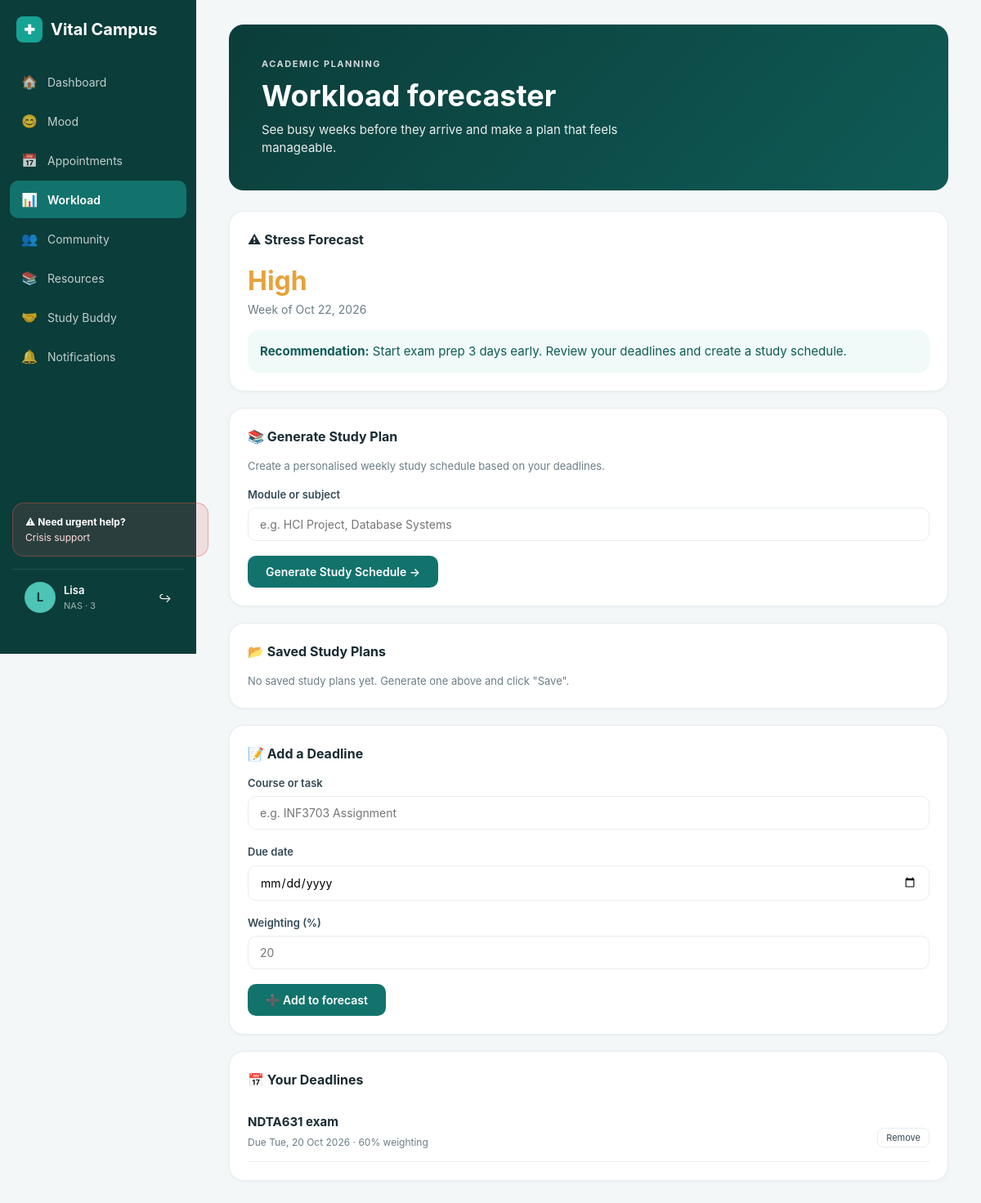
/workload (signed in), run on the app's committed database.
### database.py (models this page shows, shortened)
class User(UserMixin, db.Model):
    __tablename__ = 'users'
    id = db.Column(db.Integer, primary_key=True)
    user_id = db.Column(db.String(36), unique=True, nullable=False, default=lambda: str(uuid.uuid4()))
    student_number = db.Column(db.String(15), unique=True, nullable=False)
    preferred_name = db.Column(db.String(60), nullable=False)
    email = db.Column(db.String(120), unique=True, nullable=False)
    password = db.Column(db.String(200), nullable=False)
    faculty = db.Column(db.String(80), nullable=False)
    year_of_study = db.Column(db.SmallInteger, nullable=False)
    role = db.Column(db.String(20), default='student')
    is_active = db.Column(db.Boolean, default=True)
    created_at = db.Column(db.DateTime, default=datetime.utcnow)
    last_login = db.Column(db.DateTime, nullable=True)
    moods = db.relationship('MoodEntry', backref='user', lazy=True)
    appointments = db.relationship('Appointment', backref='user', lazy=True)
    posts = db.relationship('PeerPost', backref='user', lazy=True)
    notifications = db.relationship('Notification', backref='user', lazy=True)

class StressForecast(db.Model):
    __tablename__ = 'stress_forecasts'
    id = db.Column(db.Integer, primary_key=True)
    forecast_id = db.Column(db.String(36), unique=True, nullable=False, default=lambda: str(uuid.uuid4()))
    user_id = db.Column(db.Integer, db.ForeignKey('users.id'), nullable=False)
    forecast_date = db.Column(db.Date, nullable=False)
    stress_level = db.Column(db.String(20), nullable=False)
    recommendation = db.Column(db.Text, nullable=True)
    created_at = db.Column(db.DateTime, default=datetime.utcnow)

class Deadline(db.Model):
    __tablename__ = 'deadlines'
    id = db.Column(db.Integer, primary_key=True)
    user_id = db.Column(db.Integer, db.ForeignKey('users.id'), nullable=False)
    course = db.Column(db.String(100), nullable=False)
    due_date = db.Column(db.Date, nullable=False)
    weighting = db.Column(db.Integer, nullable=False, default=20)
    completed = db.Column(db.Boolean, default=False)
    created_at = db.Column(db.DateTime, default=datetime.utcnow)

### app.py (the view, shortened to what this page needs)
@app.route('/workload', methods=['GET', 'POST'])
@student_only
@login_required
def workload():
    today = date.today()
    forecast = StressForecast.query.filter_by(user_id=current_user.id)\
        .order_by(StressForecast.forecast_date.desc()).first()
    deadlines = Deadline.query.filter_by(user_id=current_user.id, completed=False)\
        .order_by(Deadline.due_date.asc()).all()
    saved_plans = Notification.query.filter_by(user_id=current_user.id, type='study_plan')\
        .order_by(Notification.sent_at.desc()).all()
    return render_template('workload.html',
                         forecast=forecast,
                         deadlines=deadlines,
                         saved_plans=saved_plans)

### app.py (called while the page is built)
@login_manager.user_loader
def load_user(user_id):
    return User.query.get(int(user_id))

def student_only(f):
    @wraps(f)
    def decorated(*args, **kwargs):
        if current_user.role == 'admin':
            flash('Admins use the admin panel.', 'info')
            return redirect(url_for('admin'))
        return f(*args, **kwargs)
    return decorated

### templates/workload.html (shortened to what this page needs)
<!DOCTYPE html>
<html lang="en">
<head>
    <link rel="stylesheet" href="{{ url_for('static', filename='css/style.css') }}">
</head>
<body>
    <div class="layout">
        <aside class="sidebar">
            <div>
                <div class="sidebar-brand"><div class="sidebar-brand-icon">✚</div><span>Vital Campus</span></div>
                <nav class="sidebar-nav">
                    <a href="{{ url_for('dashboard') }}"><i>🏠</i><span>Dashboard</span></a>
                    <a href="{{ url_for('mood') }}"><i>😊</i><span>Mood</span></a>
                    <a href="{{ url_for('booking') }}"><i>📅</i><span>Appointments</span></a>
                    <a href="{{ url_for('workload') }}" class="active"><i>📊</i><span>Workload</span></a>
                    <a href="{{ url_for('forum') }}"><i>👥</i><span>Community</span></a>
                    <a href="{{ url_for('resources') }}"><i>📚</i><span>Resources</span></a>
                    <a href="{{ url_for('studybuddy') }}"><i>🤝</i><span>Study Buddy</span></a>
                    <a href="{{ url_for('notifications') }}"><i>🔔</i><span>Notifications</span></a>
                </nav>
            </div>
            <div>
                <button class="sidebar-crisis" onclick="openCrisisModal()" style="cursor:pointer; width:100%; text-align:left; font-family:inherit;">
                    <strong>⚠ Need urgent help?</strong>
                    Crisis support
                </button>
                <div class="sidebar-user">
                    <div class="sidebar-user-avatar">{{ current_user.preferred_name[0] }}</div>
                    <div class="sidebar-user-info"><div>{{ current_user.preferred_name }}</div><div>NAS · {{ current_user.year_of_study }}</div></div>
                    <a href="{{ url_for('logout') }}" style="margin-left:auto; color:#fff; text-decoration:none; font-size:14px;">↪</a>
                </div>
            </div>
        </aside>
        <main class="main-content">
            <div class="banner">
                <div class="banner-content">
                    <div class="eyebrow">Academic Planning</div>
                    <h1>Workload forecaster</h1>
                    <p>See busy weeks before they arrive and make a plan that feels manageable.</p>
                </div>
            </div>
            <div class="card">
                <h3>⚠ Stress Forecast</h3>
                <div style="font-size: 32px; font-weight: 700; color: var(--amber-500);">{{ forecast.stress_level }}</div>
                <div style="color: var(--ink-500); font-size: 14px;">Week of {{ forecast.forecast_date.strftime('%b %d, %Y') }}</div>
                <div style="margin-top: 15px; padding: 15px; background: var(--teal-50); border-radius: var(--radius); color: var(--teal-700);">
                    <strong>Recommendation:</strong> {{ forecast.recommendation }}
                </div>
            </div>
            <div class="card">
                <h3>📚 Generate Study Plan</h3>
                <p style="color: var(--ink-500); font-size: 13px; margin-bottom: 15px;">Create a personalised weekly study schedule based on your deadlines.</p>
                <div class="form-group">
                    <label>Module or subject</label>
                    <input type="text" id="planModule" placeholder="e.g. HCI Project, Database Systems">
                </div>
                <button class="btn btn-primary" onclick="generateStudyPlan()">Generate Study Schedule →</button>
            </div>
            <div class="card">
                <h3>📂 Saved Study Plans</h3>
                {% if saved_plans %}
                    {% for p in saved_plans %}
                    <div style="padding: 15px; background: var(--bg); border-radius: var(--radius); margin-bottom: 10px; border-left: 3px solid var(--teal-500);">
                        <div style="display: flex; justify-content: space-between; align-items: center; margin-bottom: 8px;">
                            <strong>{{ p.message.split(':')[0] }}</strong>
                            <span style="font-size: 11px; color: var(--ink-500);">{{ p.sent_at.strftime('%b %d, %Y') }}</span>
                        </div>
                        <p style="font-size: 13px; color: var(--ink-700);">{{ p.message.split(':', 1)[1] }}</p>
                        <form method="POST" action="{{ url_for('delete_saved_plan', plan_id=p.id) }}" style="margin-top: 8px;">
                            <button type="submit" class="crisis-back-btn" style="font-size: 11px; padding: 4px 10px;">Remove</button>
                        </form>
                    </div>
                    {% endfor %}
                {% else %}
                    <p style="color: var(--ink-500); font-size: 13px;">No saved study plans yet. Generate one above and click "Save".</p>
                {% endif %}
            </div>
            <div class="card">
                <h3>📝 Add a Deadline</h3>
                <form method="POST" action="{{ url_for('workload') }}">
                    <div class="form-group">
                        <label>Course or task</label>
                        <input type="text" name="course" id="deadlineCourse" placeholder="e.g. INF3703 Assignment" required>
                    </div>
                    <div class="form-group">
                        <label>Due date</label>
                        <input type="date" name="due_date" id="deadlineDate" required>
                    </div>
                    <div class="form-group">
                        <label>Weighting (%)</label>
                        <input type="number" name="weighting" id="deadlineWeight" placeholder="20" min="0" max="100">
                    </div>
                    <button type="submit" class="btn btn-primary">➕ Add to forecast</button>
                </form>
            </div>
            <div class="card">
                <h3>📅 Your Deadlines</h3>
                {% if deadlines %}
                    {% for d in deadlines %}
                    <div style="display: flex; justify-content: space-between; align-items: center; padding: 14px 0; border-bottom: 1px solid var(--ink-100);">
                        <div>
                            <strong>{{ d.course }}</strong>
                            <div style="font-size: 12px; color: var(--ink-500); margin-top: 4px;">
                                Due {{ d.due_date.strftime('%a, %d %b %Y') }} · {{ d.weighting }}% weighting
                            </div>
                        </div>
                        <form method="POST" action="{{ url_for('delete_deadline', deadline_id=d.id) }}">
                            <button type="submit" class="crisis-back-btn" style="font-size: 11px; padding: 4px 10px;">Remove</button>
                        </form>
                    </div>
                    {% endfor %}
                {% else %}
                    <p style="color: var(--ink-500); font-size: 13px;">No deadlines yet. Add one above.</p>
                {% endif %}
            </div>
        </main>
    </div>
</body>
</html>

### static/css/style.css (style rules this page uses)
:root { --teal-900: #0b3d3a; --teal-700: #0f5b56; --teal-600: #12736c; --teal-500: #16a394; --teal-400: #4dc4b5; --teal-100: #e6f7f4; --teal-50: #f0faf8; --amber-500: #e6a23c; --amber-100: #fdf3e2; --red-500: #d9534f; --red-100: #fdeceb; --ink-900: #1a2b33; --ink-700: #334a55; --ink-500: #6b7d85; --ink-300: #b3bfc5; --ink-100: #e8edef; --bg: #f4f7f8; --white: #ffffff; --radius: 14px; --radius-lg: 18px; --shadow-sm: 0 1px 3px rgba(15, 91, 86, 0.06); --shadow-md: 0 4px 14px rgba(15, 91, 86, 0.08); }
* { margin: 0; padding: 0; box-sizing: border-box; }
body { font-family: -apple-system, BlinkMacSystemFont, 'Segoe UI', Roboto, sans-serif; background: var(--bg); color: var(--ink-900); font-size: 15px; line-height: 1.5; }
.layout { display: flex; min-height: 100vh; }
.sidebar { width: 240px; background: var(--teal-900); color: white; padding: 20px 0; position: fixed; top: 0; left: 0; height: 100vh; display: flex; flex-direction: column; justify-content: space-between; }
.sidebar-brand { display: flex; align-items: center; gap: 10px; padding: 0 20px 25px 20px; font-size: 20px; font-weight: 700; color: white; }
.sidebar-brand-icon { width: 32px; height: 32px; background: var(--teal-500); border-radius: 8px; display: flex; align-items: center; justify-content: center; font-size: 16px; }
.sidebar-nav { display: flex; flex-direction: column; gap: 2px; padding: 0 12px; }
.sidebar-nav a { display: flex; align-items: center; gap: 12px; padding: 11px 14px; border-radius: 10px; color: rgba(255,255,255,0.75); text-decoration: none; font-size: 14px; transition: all 0.2s; }
.sidebar-nav a.active { background: var(--teal-600); color: white; font-weight: 600; }
.sidebar-nav a i { width: 20px; text-align: center; font-size: 16px; font-style: normal; }
.sidebar-crisis { margin: 15px; padding: 15px; background: rgba(217, 83, 79, 0.15); border: 1px solid rgba(217, 83, 79, 0.4); border-radius: var(--radius); font-size: 12px; color: #fdd; display: block; }
.sidebar-crisis strong { display: block; margin-bottom: 4px; color: white; }
.sidebar-user { display: flex; align-items: center; gap: 10px; padding: 15px; margin: 15px; border-top: 1px solid rgba(255,255,255,0.1); }
.sidebar-user-avatar { width: 38px; height: 38px; border-radius: 50%; background: var(--teal-400); color: var(--teal-900); display: flex; align-items: center; justify-content: center; font-weight: 700; }
.sidebar-user-info div:first-child { font-weight: 600; font-size: 13px; }
.sidebar-user-info div:last-child { font-size: 11px; opacity: 0.6; }
.main-content { flex: 1; margin-left: 240px; padding: 30px 40px; max-width: 1200px; }
.banner { position: relative; border-radius: var(--radius-lg); padding: 40px; margin-bottom: 25px; color: white; overflow: hidden; background: linear-gradient(135deg, var(--teal-900), var(--teal-700)); min-height: 180px; display: flex; align-items: center; }
.banner-content { position: relative; z-index: 2; max-width: 60%; }
.banner .eyebrow { font-size: 11px; font-weight: 700; letter-spacing: 1.5px; text-transform: uppercase; opacity: 0.8; margin-bottom: 10px; }
.banner h1 { font-size: 36px; margin-bottom: 10px; font-weight: 700; line-height: 1.15; }
.banner p { font-size: 15px; opacity: 0.9; max-width: 500px; }
.card { background: var(--white); border-radius: var(--radius-lg); padding: 22px; margin-bottom: 20px; border: 1px solid var(--ink-100); box-shadow: var(--shadow-sm); }
.card h3 { font-size: 16px; font-weight: 700; margin-bottom: 15px; color: var(--ink-900); }
.btn { display: inline-block; padding: 11px 22px; border-radius: 10px; font-size: 14px; font-weight: 600; cursor: pointer; border: none; text-decoration: none; text-align: center; transition: all 0.2s; font-family: inherit; }
.btn-primary { background: var(--teal-600); color: white; }
.form-group { margin-bottom: 18px; }
.form-group label { display: block; font-size: 13px; font-weight: 600; color: var(--ink-700); margin-bottom: 6px; }
.form-group input, .form-group select, .form-group textarea { width: 100%; padding: 11px 14px; border: 1px solid var(--ink-100); border-radius: 10px; font-size: 14px; font-family: inherit; background: var(--white); transition: border 0.2s; }
.crisis-back-btn { background: none; border: 1px solid var(--ink-100); padding: 8px 16px; border-radius: 8px; font-size: 13px; cursor: pointer; color: var(--ink-700); font-family: inherit; margin-top: 15px; }

### data on the page
User: preferred_name "L", preferred_name "Lisa", year_of_study "3"
StressForecast: stress_level "High", forecast_date "Oct 22, 2026", recommendation "Start exam prep 3 days early. Review your deadlines and create a study schedule."
Deadline: course "NDTA631 exam", due_date "Tue, 20 Oct 2026", weighting "60"
